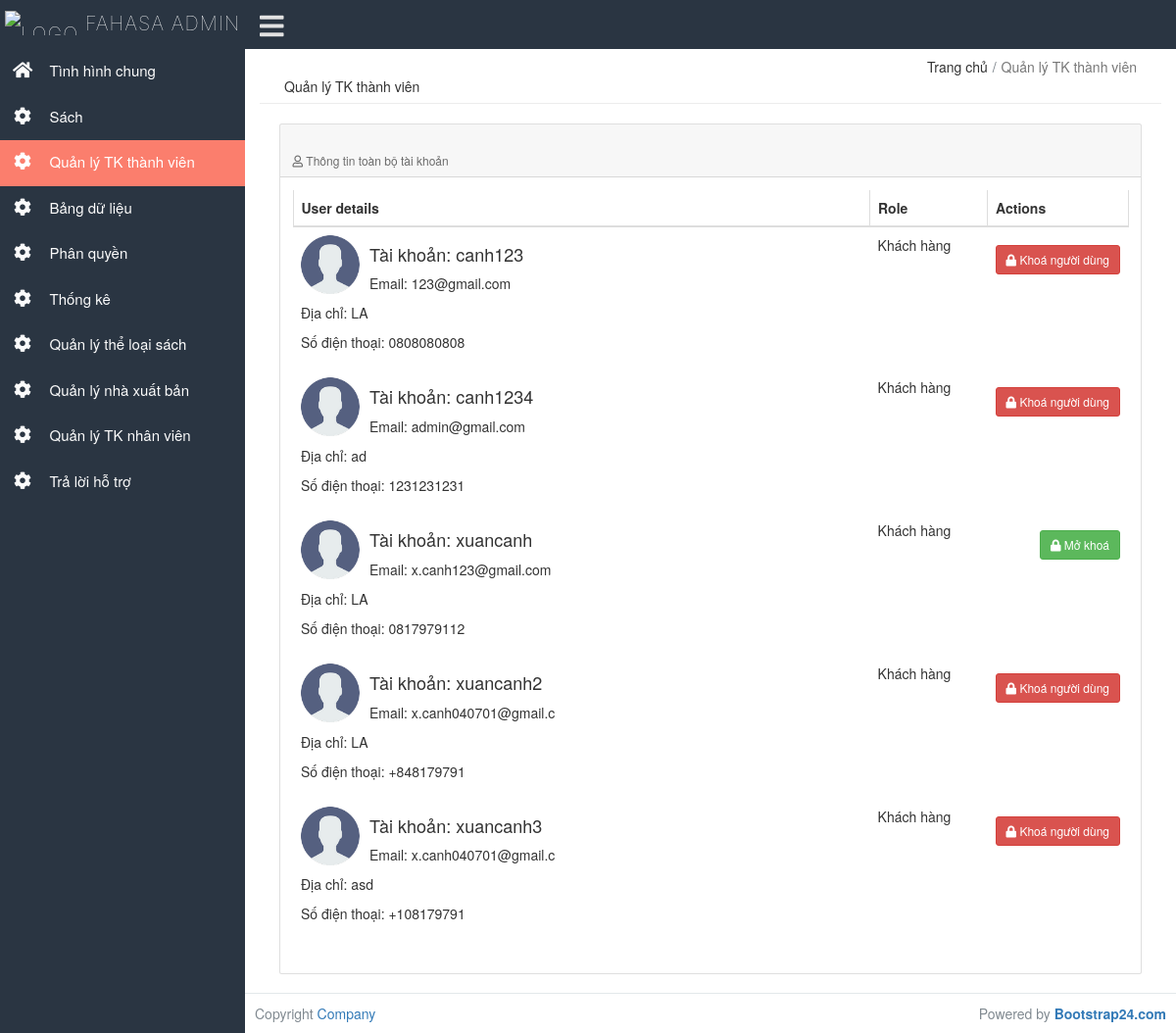
/admin/index.php?to=2 (signed in), run on an earlier commit of the app's database.
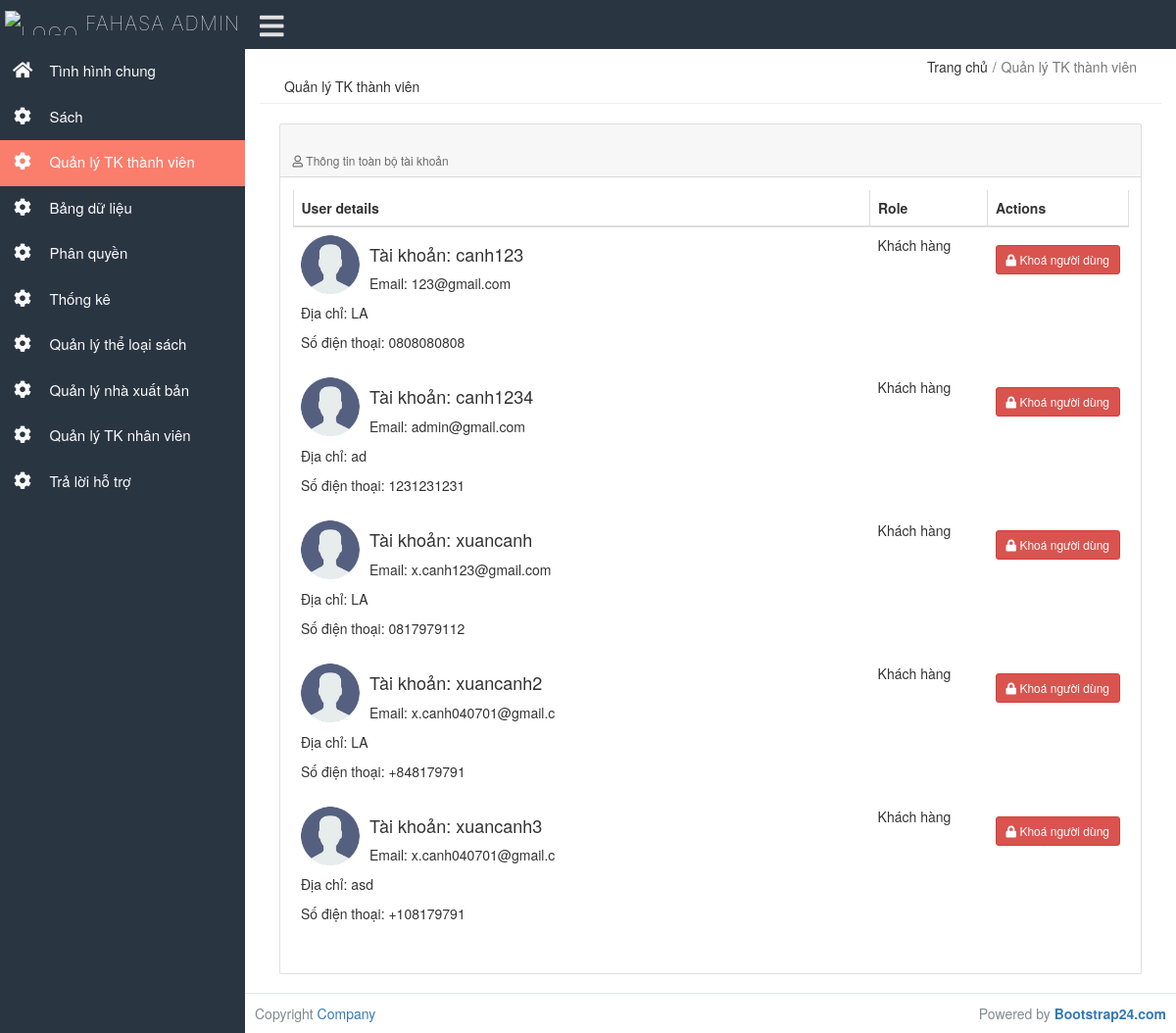
And on a later commit of the database.
### tables this page shows
CREATE TABLE `customers` (
  `CustomerID` varchar(16) NOT NULL,
  `Password` varchar(20) NOT NULL,
  `FullName` varchar(40) NOT NULL,
  `Address` varchar(50) NOT NULL,
  `Email` varchar(20) NOT NULL,
  `PhoneNumber` varchar(10) NOT NULL,
  `PermissionID` int(11) NOT NULL,
  `Status` tinyint(4) NOT NULL DEFAULT 1
);

CREATE TABLE `permission` (
  `PermissionID` int(11) NOT NULL,
  `PermissionName` varchar(100) NOT NULL
);

### admin/class/customer.php (called while the page is built, shortened)
<?php
class Customer
{
    function getUserAccounts()
    {
        require('./connection.php');
        return $conn->query("SELECT * FROM customers WHERE PermissionID = 2");
    }
}

### admin/RightComponent/useraccount.php (the view, shortened to what this page needs)
<div class="row">
    <div class="col-xs-12 col-sm-12 col-md-12 col-lg-12 col-xl-12">
        <div class="card mb-3">
            <div class="card-header">
                <h3>
                    <i class="far fa-user"></i> Thông tin toàn bộ tài khoản
                </h3>
            </div>
            <div class="card-body">
                <div class="table-responsive">
                    <table class="table table-bordered">
                        <thead>
                            <tr>
                                <th style="min-width:300px">User details</th>
                                <th style="width:120px">Role</th>
                                <th style="width:110px;">Actions</th>
                            </tr>
                        </thead>
                        <tbody>
                            <?php
                            include('class/customer.php');
                            $cus = new Customer();
                            $cus = $cus->getUserAccounts();
                            foreach ($cus as $row) { ?>
                                <tr>
                                    <td>
                                        <div class="user_avatar_list d-none d-none d-lg-block"><img alt="image" src="assets/images/avatars/avatar_small.png" /></div>
                                        <h4>Tài khoản: <span class="taiKhoan" name="taikhoan"><?= $row['CustomerID'] ?></span></h4>
                                        <p>Email: <span class="email"> <?= $row['Email'] ?></span></p>
                                        <p>Địa chỉ: <span class="diaChi"><?= $row['Address'] ?></span></p>
                                        <p>Số điện thoại: <span class="soDienThoai"><?= $row['PhoneNumber'] ?></span></p>
                                    </td>
                                    <?php
                                    $idPermission = $row['PermissionID'];
                                    $sql = "SELECT PermissionName FROM permission WHERE PermissionID=$idPermission";
                                    $result = $conn->query($sql);
                                    $rowPermis = $result->fetch_assoc();
                                    ?>
                                    <td class="permission"><?= $rowPermis['PermissionName'] ?></td>
                                    <td>
                                        <span class="pull-right">
                                            <?php
                                            if ($row['Status']) {
                                            ?>
                                                <button class="btn btn-danger btn-sm mt-3" data-toggle="modal" data-target="#modal_delete_user" onclick="deleteUser('<?= $row['CustomerID'] ?>')">
                                                    <i class="fas fa-lock"></i> Khoá người dùng</button>
                                            <?php
                                            } else {
                                            ?>
                                                <button class="btn btn-success btn-sm mt-3" data-toggle="modal" data-target="#modal_delete_user" onclick="deleteUser('<?= $row['CustomerID'] ?>')">
                                                    <i class="fas fa-lock"></i> Mở khoá</button>
                                            <?php
                                            }
                                            ?>
                                        </span>
                                    </td>
                                </tr>
                            <?php
                            } ?>
                        </tbody>
                    </table>
                </div>
            </div>
        </div>
    </div>
</div>

What changed in the data, as far as the page shows it:
changed customers "xuancanh": Status "Mở khoá" → "Khoá người dùng"
